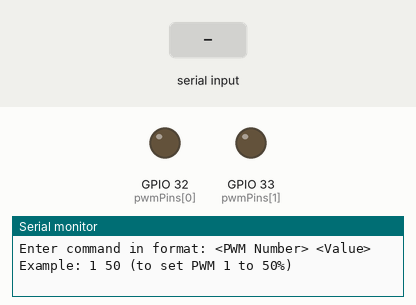
Recording of a sketch running on a simulated ESP32. Parts: output pins drawn as LEDs (lit = HIGH), the last lines printed to the serial monitor. The test bench sets the inputs (shaded band).

Above: at 1.2 s.
1.3 s: "1 90\n" received over Serial
At 2.1 s:
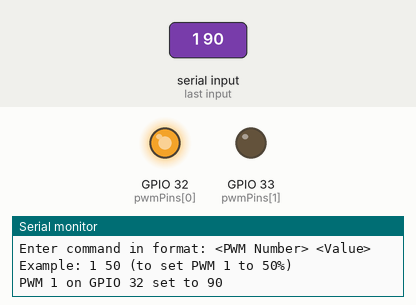
2.8 s: "90 45\n" received over Serial
Timing chart, 0 to 5.8 s (numbered marks = the images above; inputs shaded):
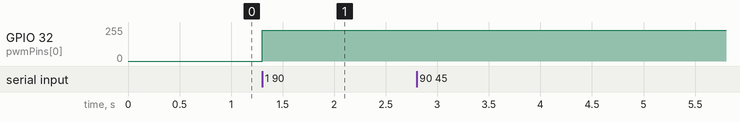

The sketch:

pwm.ino
```cpp
#include <Arduino.h>

// Define the PWM pins
const int pwmPins[] = {32, 33};

// Function to initialize PWM pins
void initializePwmPins() {
    for (int i = 0; i < 2; i++) {
        pinMode(pwmPins[i], OUTPUT);
    }
}

// Function to control PWM
void controlPwm(int pwmNumber, int value) {
    if (pwmNumber >= 1 && pwmNumber <= 2) {
        int gpio = pwmPins[pwmNumber - 1];
        int dutyCycle = map(value, 1, 100, 0, 255); // Map 1-100 to 0-255
        analogWrite(gpio, dutyCycle);
        Serial.print("PWM ");
        Serial.print(pwmNumber);
        Serial.print(" on GPIO ");
        Serial.print(gpio);
        Serial.print(" set to ");
        Serial.println(value);
    } else {
        Serial.print("Invalid PWM number: ");
        Serial.println(pwmNumber);
    }
}

void setup() {
    // Initialize serial communication
    Serial.begin(115200);

    // Initialize PWM pins
    initializePwmPins();

    Serial.println("Enter command in format: <PWM Number> <Value>");
    Serial.println("Example: 1 50 (to set PWM 1 to 50%)");
}

void loop() {
    // Check if data is available to read
    if (Serial.available() > 0) {
        // Read the input
        String input = Serial.readStringUntil('\n');

        // Parse the input
        int pwmNumber = input.substring(0, input.indexOf(' ')).toInt();
        int value = input.substring(input.indexOf(' ') + 1).toInt();

        // Control the PWM based on the input
        controlPwm(pwmNumber, value);
    }
}
```

Measured:
- after the input at 1.3 s, GPIO 32 (pwmPins[0]): 0/255 → 229/255 at once
